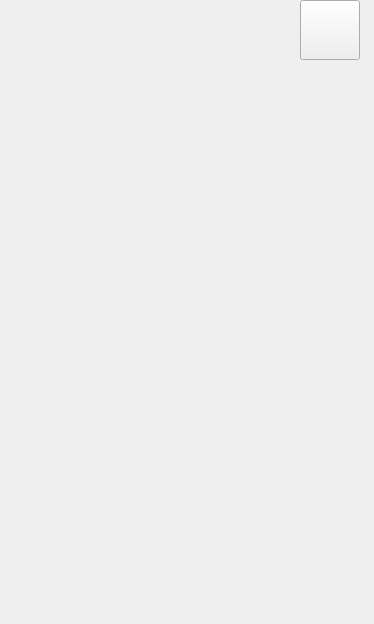
<?xml version="1.0" encoding="UTF-8"?>
<ui version="4.0">
 <class>HelpInterface</class>
 <widget class="QWidget" name="HelpInterface">
  <property name="geometry">
   <rect>
    <x>0</x>
    <y>0</y>
    <width>374</width>
    <height>624</height>
   </rect>
  </property>
  <property name="minimumSize">
   <size>
    <width>374</width>
    <height>624</height>
   </size>
  </property>
  <property name="maximumSize">
   <size>
    <width>374</width>
    <height>624</height>
   </size>
  </property>
  <property name="windowTitle">
   <string>HelpInterface</string>
  </property>
  <widget class="QLabel" name="HelpInterfaceLabel">
   <property name="geometry">
    <rect>
     <x>0</x>
     <y>0</y>
     <width>374</width>
     <height>624</height>
    </rect>
   </property>
   <property name="minimumSize">
    <size>
     <width>374</width>
     <height>624</height>
    </size>
   </property>
   <property name="maximumSize">
    <size>
     <width>374</width>
     <height>624</height>
    </size>
   </property>
   <property name="text">
    <string/>
   </property>
  </widget>
  <widget class="QPushButton" name="Close_Button">
   <property name="geometry">
    <rect>
     <x>300</x>
     <y>0</y>
     <width>60</width>
     <height>60</height>
    </rect>
   </property>
   <property name="minimumSize">
    <size>
     <width>60</width>
     <height>60</height>
    </size>
   </property>
   <property name="maximumSize">
    <size>
     <width>60</width>
     <height>60</height>
    </size>
   </property>
   <property name="text">
    <string/>
   </property>
  </widget>
  <widget class="QLabel" name="Title_Label">
   <property name="geometry">
    <rect>
     <x>20</x>
     <y>48</y>
     <width>310</width>
     <height>45</height>
    </rect>
   </property>
   <property name="minimumSize">
    <size>
     <width>310</width>
     <height>45</height>
    </size>
   </property>
   <property name="maximumSize">
    <size>
     <width>310</width>
     <height>45</height>
    </size>
   </property>
   <property name="text">
    <string/>
   </property>
  </widget>
  <widget class="QLabel" name="Content_Label">
   <property name="geometry">
    <rect>
     <x>20</x>
     <y>100</y>
     <width>310</width>
     <height>310</height>
    </rect>
   </property>
   <property name="minimumSize">
    <size>
     <width>310</width>
     <height>310</height>
    </size>
   </property>
   <property name="maximumSize">
    <size>
     <width>310</width>
     <height>310</height>
    </size>
   </property>
   <property name="text">
    <string/>
   </property>
  </widget>
 </widget>
 <resources/>
 <connections/>
</ui>
